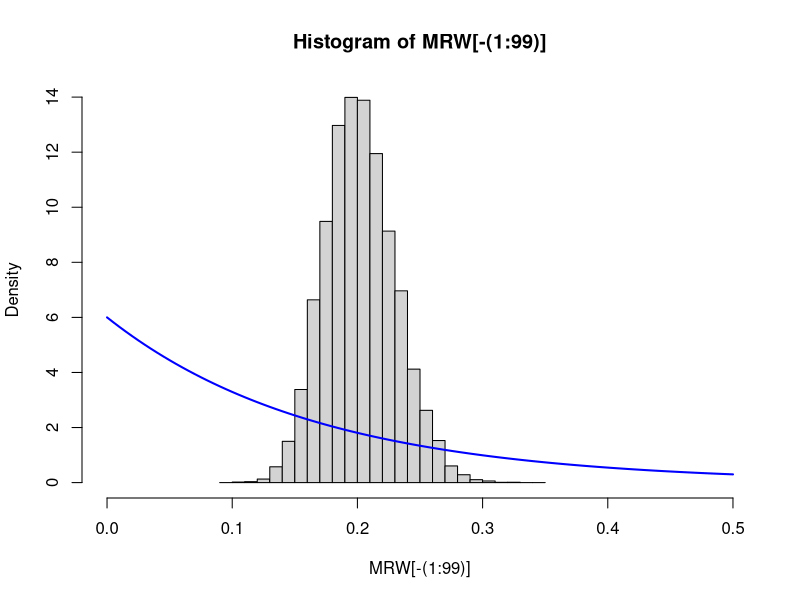

The R script that drew this image:
## ---- chunk 1
x <- c(56.55,  2.57, 29.97, 10.27,  4.32,
       17.91, 51.98,  7.06, 11.40, 54.80)

prior <- function(theta) dexp(theta, 6)
like  <- function(theta) prod(dgamma(x, 5, theta))
post  <- function(theta) prior(theta) * like(theta)

accept <- function(curr, prop) post(prop) / post(curr)
initial <- 1
n <- 1e5
sigma <- 0.25

MRW <- rep(0, n)
MRW[1] <- initial
for (i in 1:(n - 1)) {
  prop <- MRW[i] + rnorm(1, 0, sigma)
  if (prop < 0)                             MRW[i + 1] <- MRW[i]
  else if (runif(1) < accept(MRW[i], prop)) MRW[i + 1] <- prop
  else                                      MRW[i + 1] <- MRW[i]
}

hist(MRW[-(1:99)], probability = TRUE, xlim = c(0, 0.5))
curve(prior, add = TRUE, col = "blue", lwd = 2)
## ---- chunk 2
samples <- c(12.40,  2.99, 14.79,  3.59, 24.92,  4.11,
             22.68, 28.30,  0.90,  8.84, 24.17, 31.31,
             12.97, 12.43, 20.34, 14.75, 20.61, 10.93,
             17.59, 30.88, 28.13,  0.83, 17.43, 20.78)
plugin <- max(samples)
plugin
## ---- chunk 3
boots <- 1e5
m <- length(samples)
bootests <- rep(0, boots)
for (k in 1:boots) {
  resample <- sample(samples, m, replace = TRUE)
  bootests[k] <- max(resample)
}
bias <- mean(bootests) - plugin
bias
## ---- chunk 4
plugin - bias
